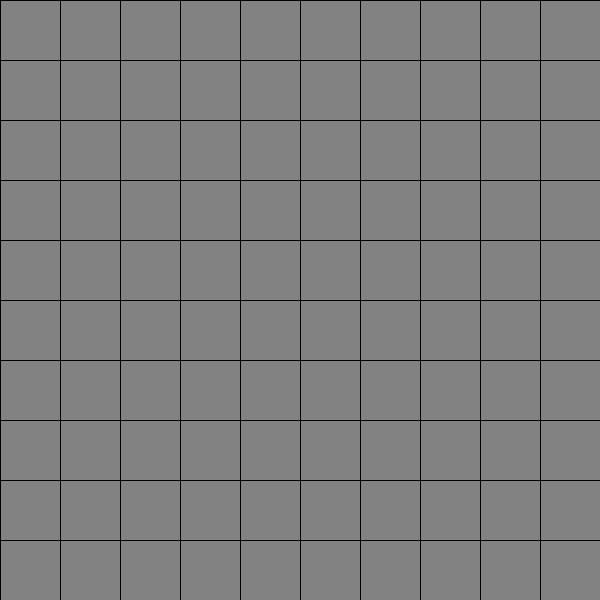
Frame 1 (no input)
Frame 60 (the mouse pressed at the canvas centre just before this capture): identical to frame 1, image omitted
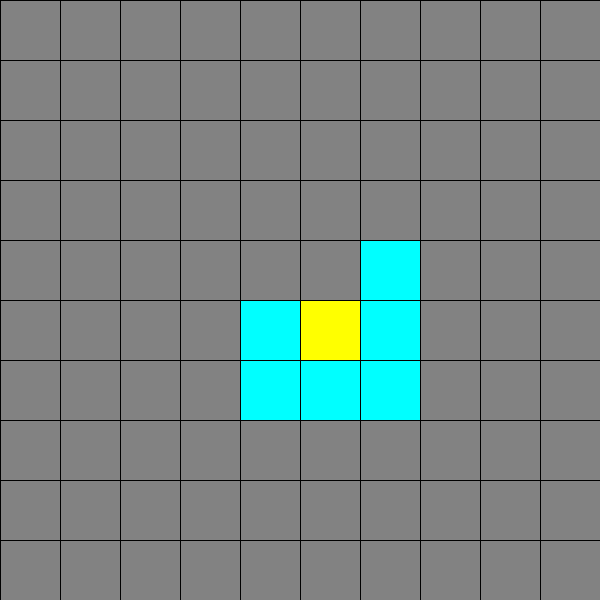
Frame 120 (the mouse held since frame 60 and released just before this capture)

The Processing sketch that drew these frames (run headless with seeded random() and noise(); from frame 60 on, the mouse is pressed at the canvas centre):

// Processing sketch: CapoMinado
// ── CapoMinado.pde
int [][] M = new int[10][10];
boolean m=true;
void setup() {
  size(600, 600);
  criaMatriz();
}
void draw() {
  desenhos();
}
boolean teste(int i, int j) {
  if (M[i][j]==1) {
    return true;
  } else return false;
}
void mousePressed() {
  int x =mouseY/60;
  int y=mouseX/60;
  if (m) { 
    if (teste(x, y)) {
      for (int i=0; i<M.length; i++ ) {
        for (int j=0; j<M[0].length; j++ ) {
          if (M[i][j]==1) {
            M[i][j]=4;
            m=false;
          }
        }
      }

      println("FIM DE JOGO", " ");
    } else {
      if (M[x][y]!=2)
        vizinhanca8(x, y);
    }
  }
}
void vizinhanca8(int x, int y) {
  println();
  println("Posições Livres:");
  for (int i=x-1; i<=x+1; i++ ) {
    for (int j=y-1; j<=y+1; j++ ) {
      M[x][y]=3;
      if ( i>-1 && j>-1 && i<10 && j<10 && M[i][j]==0) {
        M[i][j]=2;
        println( "(", i, j, ")");
      }
    }
  }
}
void desenhos() {
  for (int i=0; i<M.length; i++ ) {
    for (int j=0; j< M[0].length; j++ ) {
      if (M[j][i]==0)
        fill(130);
      if (M[j][i]==1)
        fill(130);
      if (M[j][i]==2)//livres
        fill(0, 255, 255);
      if (M[j][i]==3)//apertado
        fill(255, 255, 0);
      if (M[j][i]==4)//apertado
        fill(255, 0, 0);
      rect(i*60, j*60, width/10, height/10);
    }
  }
}
void criaMatriz() {
  int b=0;
  while (b<15) {
    int l =int(random(0, 10));
    int c =int(random(0, 10));
    if (M[l][c]==0) {
      M[l][c]=1;
      b++;
    } else println("repete");
  }
  for (int i=0; i<M.length; i++ ) {
    println();
    for (int j=0; j< M[0].length; j++ ) {
      print(M[i][j], " ");
    }
  }
}
